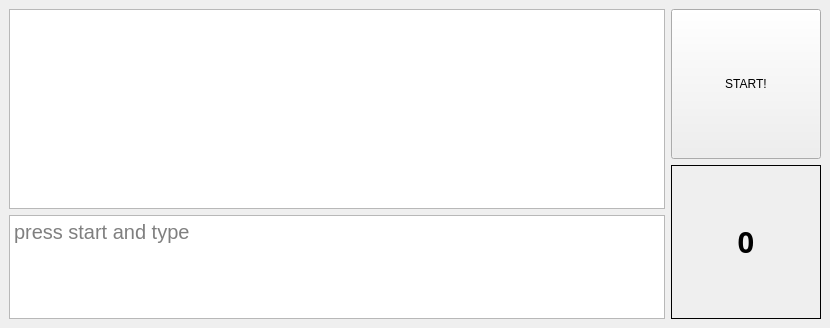
<?xml version="1.0" encoding="UTF-8"?>
<ui version="4.0">
 <class>MainWindow</class>
 <widget class="QMainWindow" name="MainWindow">
  <property name="geometry">
   <rect>
    <x>0</x>
    <y>0</y>
    <width>830</width>
    <height>328</height>
   </rect>
  </property>
  <property name="sizePolicy">
   <sizepolicy hsizetype="Preferred" vsizetype="Preferred">
    <horstretch>0</horstretch>
    <verstretch>0</verstretch>
   </sizepolicy>
  </property>
  <property name="minimumSize">
   <size>
    <width>150</width>
    <height>150</height>
   </size>
  </property>
  <property name="contextMenuPolicy">
   <enum>Qt::NoContextMenu</enum>
  </property>
  <property name="windowTitle">
   <string>MainWindow</string>
  </property>
  <property name="styleSheet">
   <string notr="true"/>
  </property>
  <widget class="QWidget" name="centralwidget">
   <property name="minimumSize">
    <size>
     <width>0</width>
     <height>0</height>
    </size>
   </property>
   <property name="styleSheet">
    <string notr="true"/>
   </property>
   <layout class="QGridLayout" name="gridLayout_2">
    <item row="1" column="0">
     <layout class="QGridLayout" name="gridLayout">
      <item row="0" column="0">
       <layout class="QVBoxLayout" name="verticalLayout_5">
        <item>
         <widget class="QTextEdit" name="viewText">
          <property name="minimumSize">
           <size>
            <width>650</width>
            <height>200</height>
           </size>
          </property>
          <property name="styleSheet">
           <string notr="true">font-size: 20px</string>
          </property>
          <property name="readOnly">
           <bool>true</bool>
          </property>
         </widget>
        </item>
        <item>
         <widget class="QTextEdit" name="textEdit">
          <property name="minimumSize">
           <size>
            <width>650</width>
            <height>100</height>
           </size>
          </property>
          <property name="styleSheet">
           <string notr="true">font-size: 20px;</string>
          </property>
          <property name="placeholderText">
           <string>press start and type</string>
          </property>
         </widget>
        </item>
       </layout>
      </item>
     </layout>
    </item>
    <item row="1" column="1">
     <layout class="QVBoxLayout" name="verticalLayout_4">
      <property name="spacing">
       <number>6</number>
      </property>
      <item>
       <widget class="QPushButton" name="pushButton">
        <property name="minimumSize">
         <size>
          <width>150</width>
          <height>150</height>
         </size>
        </property>
        <property name="maximumSize">
         <size>
          <width>150</width>
          <height>150</height>
         </size>
        </property>
        <property name="text">
         <string>START!</string>
        </property>
       </widget>
      </item>
      <item>
       <widget class="QLabel" name="label">
        <property name="minimumSize">
         <size>
          <width>150</width>
          <height>150</height>
         </size>
        </property>
        <property name="font">
         <font>
          <family>Cascadia Code SemiBold</family>
          <pointsize>22</pointsize>
          <bold>true</bold>
         </font>
        </property>
        <property name="frameShape">
         <enum>QFrame::Panel</enum>
        </property>
        <property name="frameShadow">
         <enum>QFrame::Plain</enum>
        </property>
        <property name="lineWidth">
         <number>1</number>
        </property>
        <property name="midLineWidth">
         <number>0</number>
        </property>
        <property name="text">
         <string>0</string>
        </property>
        <property name="alignment">
         <set>Qt::AlignCenter</set>
        </property>
        <property name="textInteractionFlags">
         <set>Qt::NoTextInteraction</set>
        </property>
       </widget>
      </item>
     </layout>
    </item>
   </layout>
  </widget>
 </widget>
 <resources/>
 <connections/>
</ui>
